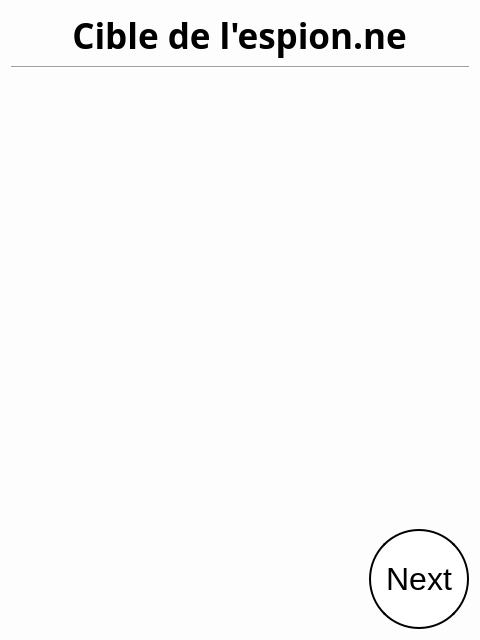
<?xml version="1.0" encoding="UTF-8"?>
<ui version="4.0">
 <class>SpyTarget</class>
 <widget class="QWidget" name="SpyTarget">
  <property name="geometry">
   <rect>
    <x>0</x>
    <y>0</y>
    <width>480</width>
    <height>640</height>
   </rect>
  </property>
  <property name="windowTitle">
   <string>Form</string>
  </property>
  <property name="styleSheet">
   <string notr="true">#SpyTarget {
    background-color: rgb(253, 253, 253);
    }

QPushButton  {
    border: 2px solid black;
    background-color: white;
    padding: 10px 10px;
    font-size: 32px;
    border-radius: 50px;
}</string>
  </property>
  <layout class="QGridLayout" name="gridLayout">
   <item row="0" column="0">
    <layout class="QVBoxLayout" name="verticalLayout_2">
     <item alignment="Qt::AlignHCenter">
      <widget class="QLabel" name="label">
       <property name="sizePolicy">
        <sizepolicy hsizetype="Fixed" vsizetype="Fixed">
         <horstretch>0</horstretch>
         <verstretch>0</verstretch>
        </sizepolicy>
       </property>
       <property name="font">
        <font>
         <family>Yu Gothic UI Semibold</family>
         <pointsize>26</pointsize>
         <weight>75</weight>
         <bold>true</bold>
        </font>
       </property>
       <property name="text">
        <string>Cible de l'espion.ne</string>
       </property>
       <property name="alignment">
        <set>Qt::AlignCenter</set>
       </property>
      </widget>
     </item>
     <item>
      <layout class="QVBoxLayout" name="verticalLayout">
       <item>
        <widget class="Line" name="line">
         <property name="font">
          <font>
           <family>Yu Gothic UI Semilight</family>
           <pointsize>18</pointsize>
          </font>
         </property>
         <property name="orientation">
          <enum>Qt::Horizontal</enum>
         </property>
        </widget>
       </item>
       <item>
        <spacer name="verticalSpacer">
         <property name="orientation">
          <enum>Qt::Vertical</enum>
         </property>
         <property name="sizeHint" stdset="0">
          <size>
           <width>20</width>
           <height>40</height>
          </size>
         </property>
        </spacer>
       </item>
       <item alignment="Qt::AlignRight">
        <widget class="QPushButton" name="nextButton">
         <property name="sizePolicy">
          <sizepolicy hsizetype="Fixed" vsizetype="Fixed">
           <horstretch>0</horstretch>
           <verstretch>0</verstretch>
          </sizepolicy>
         </property>
         <property name="minimumSize">
          <size>
           <width>100</width>
           <height>100</height>
          </size>
         </property>
         <property name="text">
          <string>Next</string>
         </property>
        </widget>
       </item>
      </layout>
     </item>
    </layout>
   </item>
  </layout>
 </widget>
 <resources/>
 <connections/>
</ui>
